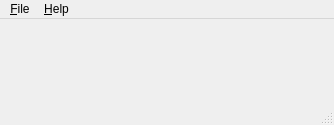
<?xml version="1.0" encoding="UTF-8"?>
<ui version="4.0">
 <class>MainWindow</class>
 <widget class="QMainWindow" name="MainWindow">
  <property name="geometry">
   <rect>
    <x>0</x>
    <y>0</y>
    <width>334</width>
    <height>125</height>
   </rect>
  </property>
  <property name="windowTitle">
   <string>MainWindow</string>
  </property>
  <property name="unifiedTitleAndToolBarOnMac">
   <bool>true</bool>
  </property>
  <widget class="QWidget" name="centralWidget"/>
  <widget class="QMenuBar" name="menuBar">
   <property name="geometry">
    <rect>
     <x>0</x>
     <y>0</y>
     <width>334</width>
     <height>22</height>
    </rect>
   </property>
   <property name="nativeMenuBar">
    <bool>false</bool>
   </property>
   <widget class="QMenu" name="menu_File">
    <property name="title">
     <string>&amp;File</string>
    </property>
    <addaction name="actionE_xit"/>
   </widget>
   <widget class="QMenu" name="menu_Help">
    <property name="title">
     <string>&amp;Help</string>
    </property>
    <addaction name="action_About"/>
   </widget>
   <addaction name="menu_File"/>
   <addaction name="menu_Help"/>
  </widget>
  <widget class="QStatusBar" name="statusBar"/>
  <action name="actionE_xit">
   <property name="text">
    <string>E&amp;xit</string>
   </property>
   <property name="menuRole">
    <enum>QAction::ApplicationSpecificRole</enum>
   </property>
  </action>
  <action name="action_About">
   <property name="text">
    <string>&amp;About</string>
   </property>
   <property name="menuRole">
    <enum>QAction::AboutRole</enum>
   </property>
  </action>
 </widget>
 <layoutdefault spacing="6" margin="11"/>
 <resources>
  <include location="app.qrc"/>
 </resources>
 <connections/>
</ui>
